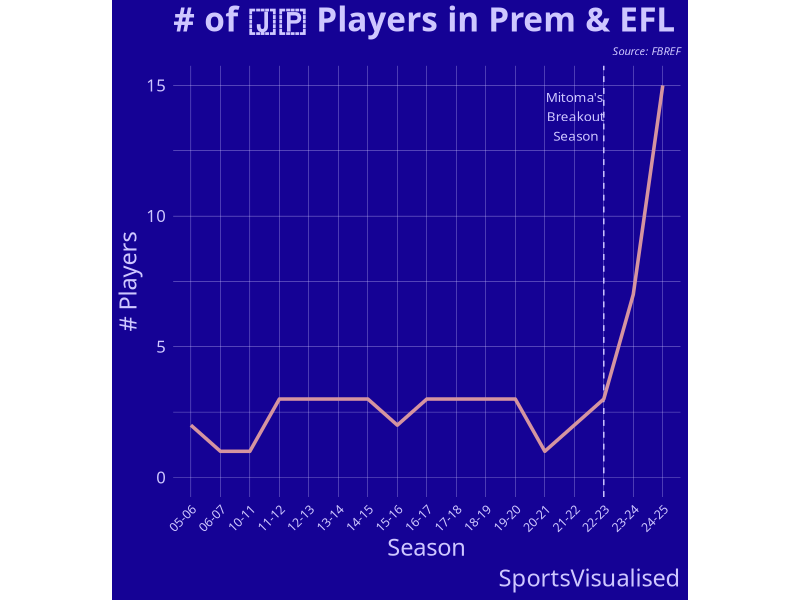

Write R code to recreate this figure.
# libraries used
library(dplyr)
library(ggplot2)

# setting working directory
setwd("~/Dropbox/Nationalities Project")

# reading in data
nationalities <- read.csv('nationalities.csv', row.names = 1)

# filtering for japanese players and cleaning 
japan_players <- nationalities %>%
  filter(`Nation` %in% c("jp Japan")) %>%
  select( c(2,3,4,6,7)) %>%
  group_by(season) %>%
  summarise(NumPlayers = sum(NumPlayers),Min = sum(Min)) %>%
  mutate(season = paste(substring(season, 3, 5), substring(season, 8, 9), sep = '') )



# setting japan's colours
bcolor <- '#150295'
tcolor <-  '#cec7ff'


plt <- ggplot(japan_players, aes(x = season, y = NumPlayers, group = 1)) +
  geom_vline(xintercept = '22-23', color = tcolor, linetype = "dashed") +
  geom_line(color = "#d594a0", linewidth = 1.2) + annotate("text",label = "Mitoma's\n Breakout\n Season",
                                                           x = "21-22", y = 13.8, color = tcolor, 
                                                           family = "Avenir", size = 3.4) + 
  labs(title = "# of 🇯🇵 Players in Prem & EFL", x = "Season", y = "# Players", 
       subtitle = "Source: FBREF", caption = "SportsVisualised") +
  theme_minimal()  +
  theme(
    aspect.ratio=0.85,
    text = element_text(family = "Avenir", color = tcolor),
    axis.text.x = element_text(angle = 45, hjust = 1, size = 9, color = tcolor),
    axis.text.y = element_text(size = 12, color = tcolor),
    axis.title.x = element_text( size = 17, color = tcolor),
    axis.title.y = element_text( size = 17, color = tcolor),
    plot.title = element_text( size = 24, face = "bold", color = tcolor, hjust = 0),
    plot.caption = element_text(size = 17, family = "Tektur"),
    plot.subtitle = element_text(size = 8, face = "italic", hjust = 1),
    panel.background = element_rect(fill = bcolor, color = NA), # Plot background
    plot.background = element_rect(fill = bcolor, color = NA),  # Overall plot background
    # Grid lines
    panel.grid.major = element_line(color = tcolor, size = 0.1),    # Major grid lines
    panel.grid.minor = element_line(color = tcolor, size = 0.1),  # Minor grid lines
  ) + expand_limits(y = 0) 
ggsave('japanplayersplot.png', plt, width = 6, height = 6, units = "in", scale = 1)